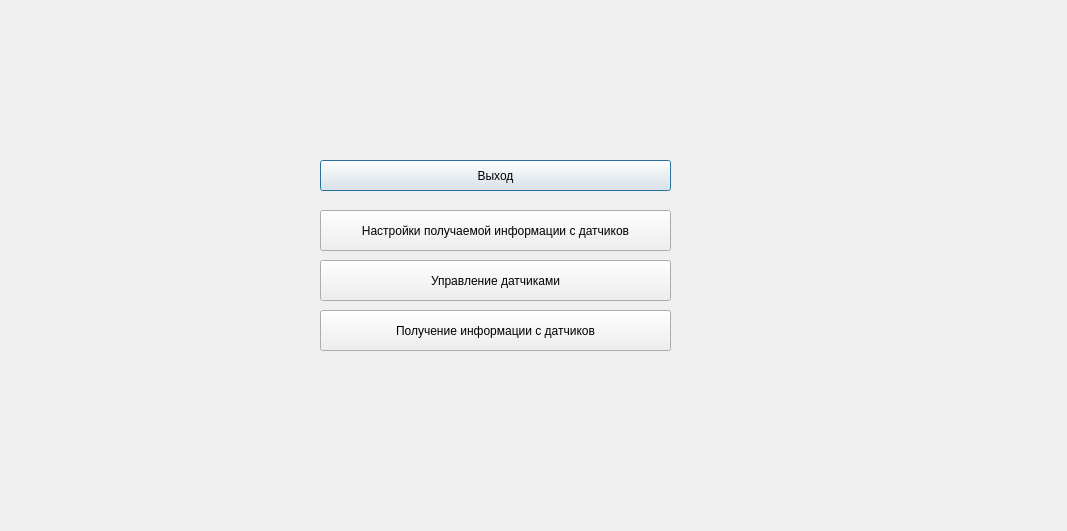
<?xml version="1.0" encoding="UTF-8"?>
<ui version="4.0">
 <class>Dialog</class>
 <widget class="QDialog" name="Dialog">
  <property name="geometry">
   <rect>
    <x>0</x>
    <y>0</y>
    <width>1067</width>
    <height>531</height>
   </rect>
  </property>
  <property name="windowTitle">
   <string>Dialog</string>
  </property>
  <widget class="QPushButton" name="pushButton">
   <property name="geometry">
    <rect>
     <x>320</x>
     <y>160</y>
     <width>351</width>
     <height>31</height>
    </rect>
   </property>
   <property name="text">
    <string>Выход</string>
   </property>
  </widget>
  <widget class="QPushButton" name="pushButton_2">
   <property name="geometry">
    <rect>
     <x>320</x>
     <y>210</y>
     <width>351</width>
     <height>41</height>
    </rect>
   </property>
   <property name="text">
    <string>Настройки получаемой информации с датчиков</string>
   </property>
  </widget>
  <widget class="QPushButton" name="pushButton_3">
   <property name="geometry">
    <rect>
     <x>320</x>
     <y>260</y>
     <width>351</width>
     <height>41</height>
    </rect>
   </property>
   <property name="text">
    <string>Управление датчиками</string>
   </property>
  </widget>
  <widget class="QPushButton" name="pushButton_4">
   <property name="geometry">
    <rect>
     <x>320</x>
     <y>310</y>
     <width>351</width>
     <height>41</height>
    </rect>
   </property>
   <property name="text">
    <string>Получение информации с датчиков</string>
   </property>
  </widget>
 </widget>
 <resources/>
 <connections/>
</ui>
